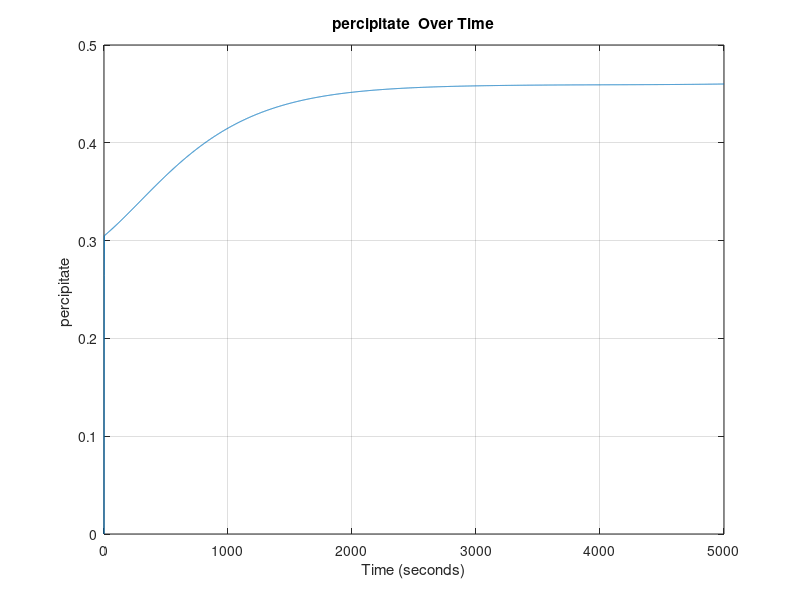
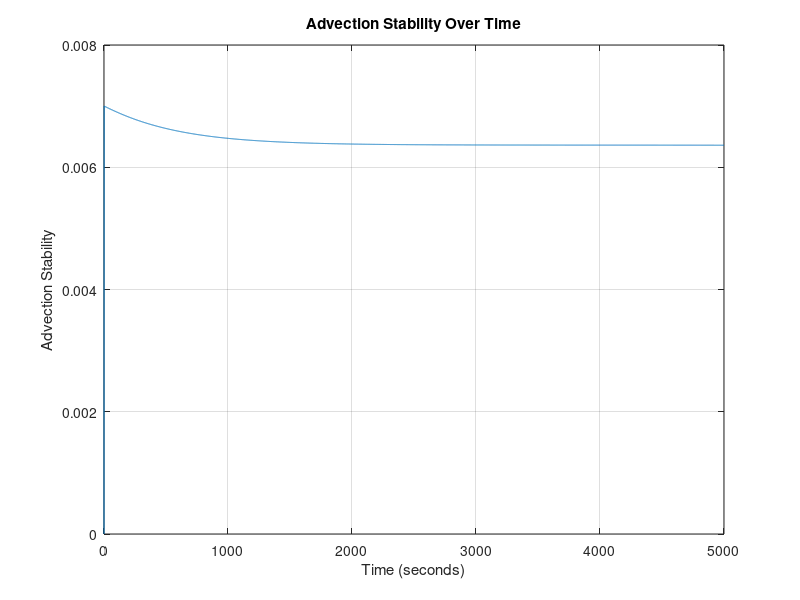
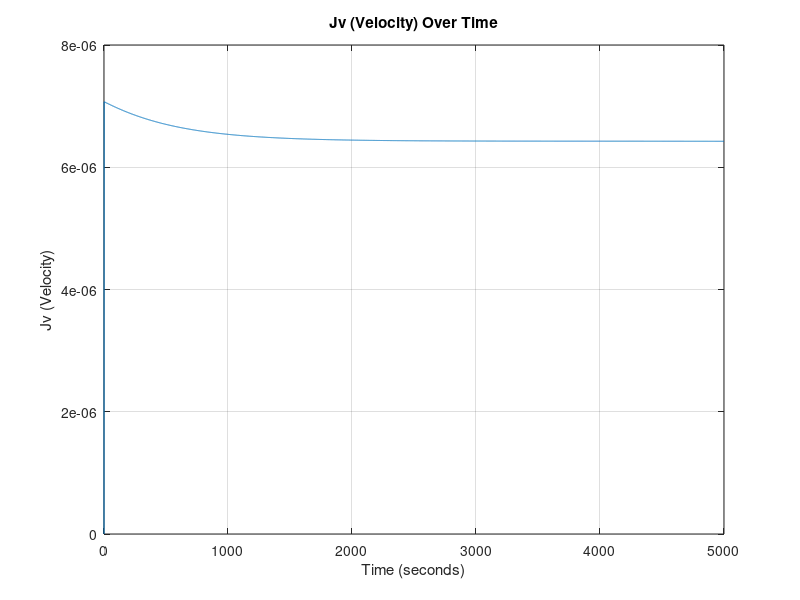
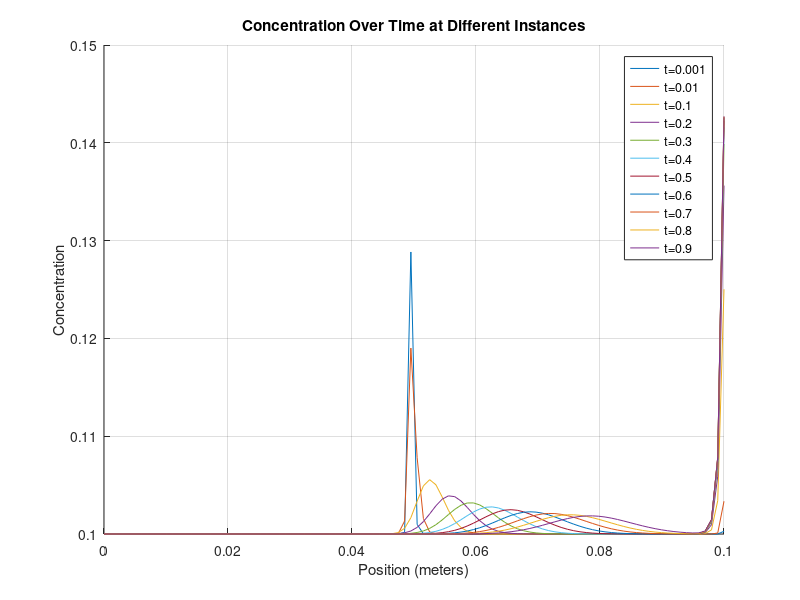

Source code (MATLAB) for these figures, in order:
%__Gruppe 3-Simulering-3.Sem__
clear
close all
clc
%% Inital Parameters
domain_length = 0.1;   % Domain length (meters)
domain_steps = 100;    % Number of spatial domain_steps points
dx = domain_length / (domain_steps - 1); % Position discretization
 
time_length = 5000;      % Time length (seconds)
time_steps = 5000;       % Number of time steps
dt = time_length / time_steps; % Temporal discretization

% DEFINED VARIABLES
D = 1.464*10^-9; % Diffusivity coefficient H2PO4- in water [m^2 s^-1]
feed_conc = 0.1; % Constant solute concentration at the first cell 0.1 molar [H2PO4-]
TMP = 15; %TMP: Transmembrane Pressure [bar]

area = 0.001; % Area of the membrane surface [m^2]
kw = 5.7311*10^(-7); % Initial water permeability m^3 m^-2 bar^-1 s^-1 
my = 0.891*10^-9; % Water viscosity [Bar∙s]
Rm = 1/(my*kw); % Rejection of water at the membrane (σ) [m^-1]
InitP = 0.263253+0.0011; % Initial percipitation
alpha = 95000000000; % Specific resistance of fouling [m mol m^3]

sig_m = 0.1; % Rejection of ions 

% PHYSICAL CONSTANTS
R= 8.31415*10^-2; % Gasconstant [L^3 Bar mol^-1 K^-1]
T= 273.15+25; %Temperature [K]
 
% Anonymous functions
%Lv = @(time) kw*exp(-kb*time); %Water permeability dependent on Fouling

Mp = @(conc) 0.0011*exp(36.328*conc) + 0.263253; % concentration of udfæld in respect to phosphate increase.
Rf = @(conc) alpha*(Mp(conc)/area); % Rate of fouling
Lv = @(conc) 1/(my*(Rm+Rf(conc))); % Water permeability dependent on fouling


% Create a grid for space and time
x = linspace(0, domain_length, domain_steps);
t = linspace(0, time_length, time_steps);

% Initialize the concentration array AND Initial condition (1D)
C = zeros(domain_steps, time_steps)+0.1; % 0.1 molar [H2PO4] at pH 2.9
C(domain_steps/2) = 0.13;

%Diffusive Stability
DS = D*dt/dx^2;
fprintf('\n Diffusivity Stability = %f', DS);
if DS>0.5 
   fprintf(2,'\n ERROR: Stabilitetsfejl');
else
    fprintf('\n Stable Diffusion Model !!');
end


%% Time-stepping loop
for j = 2:time_steps
    for i = 1:domain_steps
        LastC = C(domain_steps, j-1);

        C(1, :) = feed_conc; % Set the leftmost boundary to 0.1

        if j == 2
            Ptot = InitP; % The rate of percipitation WI
        else
            Ptot = Mp(LastC);
        end

        Jv = (Lv(LastC)*(TMP-(1*R*T*(LastC))));  % Volume flux = Jv ,  in terms of osmotic pressure (TMP, R, T, delta_C) and Lv. [m/s]

        % Calculate the second derivative in x direction
        if i == 1 %__First Cell__
            d2Cdx2 = 0;
            dCdt_advection = 0;

        elseif i == domain_steps %__Membrane Cell___
            % No right neighbor at the last cell and MEMBRANE
            d2Cdx2 = (D * (C(domain_steps - 1, j-1) - C(domain_steps, j-1)) / dx^2) + C(i,j-1)*(sig_m)*Jv/(dx);
        else    %__Normal Cells__
            % Calculate the second derivative normally
            d2Cdx2 = D * (C(i + 1, j-1) - 2 * C(i, j-1) + C(i - 1, j-1)) / dx^2;
            % Apply advection term
            dCdt_advection = -Jv * (C(i, j-1) - C(i-1, j-1)) / dx;
        end
        % Apply the diffusion-advection-(electromigration) equation
        C(i, j) = C(i, j-1) + dt * (d2Cdx2 + dCdt_advection);
        Jv_values(j) = Jv; % Plot values
        P_values(j) = Ptot;
        AS(j) = Jv * dt/dx; % Stability plot values
    end
end
%% CONSERVATION ERROR

Systemdiff = [0, diff(sum(C,1))]; % Diffrence in systemsums

inflow = Jv_values*feed_conc*dt/dx; % Inflow array
outflow = C(domain_steps, :).* Jv_values *(1-sig_m)*dt/dx; % Outflow array 

ERROR = Systemdiff - inflow + outflow; % The mass conservation error



%% 2D Plots

% Plot Percipitate (DS) values over time

figure;
plot(t, P_values);
xlabel('Time (seconds)');
ylabel('percipitate ');
title('percipitate  Over Time');
grid on;

% Plot Advection Stability (DS) values over time

figure;
plot(t, AS);
xlabel('Time (seconds)');
ylabel('Advection Stability');
title('Advection Stability Over Time');
grid on;

% Plot Jv values over time
figure;
plot(t, Jv_values);
xlabel('Time (seconds)');
ylabel('Jv (Velocity)');
title('Jv (Velocity) Over Time');
grid on;


% Define fractions of time steps you want to visualize
time_fraction = [0.001, 0.01, 0.1, 0.2, 0.3, 0.4, 0.5, 0.6, 0.7, 0.8, 0.9];  % For example, 0.1 corresponds to 10% of time steps

% Calculate the corresponding time indices
time_instances = round(time_fraction * time_steps);

% Create a figure for the first plot
figure;
hold on;

% Plot concentration at specific time instances
for i = 1:length(time_instances)
    time_index = time_instances(i);
    plot(x, C(:, time_index));
end

xlabel('Position (meters)');
ylabel('Concentration');
title('Concentration Over Time at Different Instances');

% Add a legend for clarity
legend(arrayfun(@(f) ['t=', num2str(f)], time_fraction, 'UniformOutput', false));

grid on;
hold off;


%% 3D Plot

% Create a 3D surface plot to visualize concentration over time and position
[T, X] = meshgrid(t, x);
figure;
h = surf(X, T, C); % Transpose removed here
xlabel('Position (meters)');
ylabel('Time (seconds)');
zlabel('Concentration');
title('Concentration Over Time and Position');

% Set axis limits to start at the origin
xlim([0, domain_length]);
ylim([0, time_length]);
zlim([0, max(C(:))]); % Assuming max(C(:)) is the maximum concentration in your data

set(h,'LineStyle','none')
%colormap(jet)
